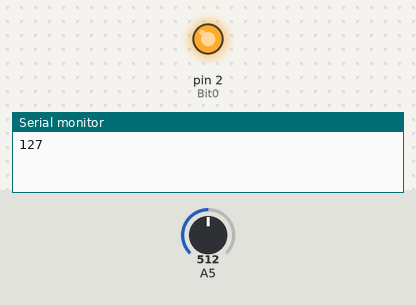
The sketch below on a simulated Arduino Uno, built with avr-gcc and run on an emulated ATmega328P. Parts: output pins drawn as LEDs (lit = HIGH), the last lines printed to the serial monitor. The inputs (shaded band) are chosen by the test bench; at power-on: A5 = 512.

Above: at 3.2 s.
3.3 s: A5 set to 716
At 7.6 s:
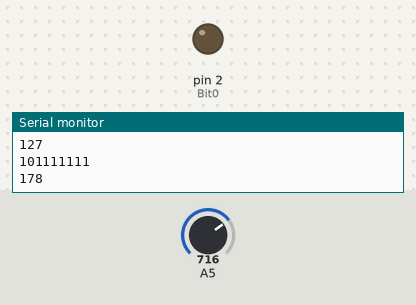
7.9 s: A5 set to 900
Timing chart, 0 to 18.5 s (numbered marks = the images above; inputs shaded):
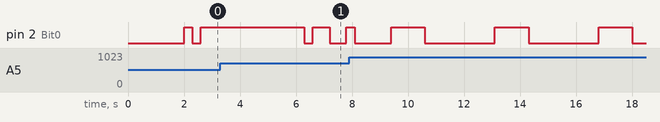

The sketch:

practica3_envio.ino
```cpp
int pot=0;
int bit=0;
int arreglo[]={0,0,0,0,0,0,0,0,0};


void setup()
{
  delay(2000);
  pinMode(2, OUTPUT); //Bit0
  Serial.begin(9600);
}

void loop()
{
  arreglo[0]=HIGH;

  pot=analogRead(A5);

  //Serial.println(pot);

  pot=map(pot,0,1023,0,255);
  Serial.println("");
  Serial.println(pot);

  for(int i=0; i<8; i++)
  {
    //digitalWrite(i+2,pot%2);

    bit=pot%2;
    //Serial.print(bit);
    pot=pot/2;
    arreglo[8-i]=bit;
  }
  //Serial.println("");
  digitalWrite(2,arreglo[0]);
  delay(300);
  digitalWrite(2,arreglo[1]); //bit0
  delay(300);
  digitalWrite(2,arreglo[2]); //bit0
  delay(300);
  digitalWrite(2,arreglo[3]); //bit0
  delay(300);
  digitalWrite(2,arreglo[4]); //bit0
  delay(300);
  digitalWrite(2,arreglo[5]); //bit0
  delay(300);
  digitalWrite(2,arreglo[6]); //bit0
  delay(300);
  digitalWrite(2,arreglo[7]); //bit0
  delay(300);
  digitalWrite(2,arreglo[8]); //bit0
  delay(300);

  for(int i=0; i<9; i++)
  {


    Serial.print(arreglo[i]);

  }
  Serial.println("");


  delay(1000);
}
```

Measured:
- by itself, pin 2 (Bit0): repeats every 3.7 s: HIGH 1.2 s, LOW 2.5 s
